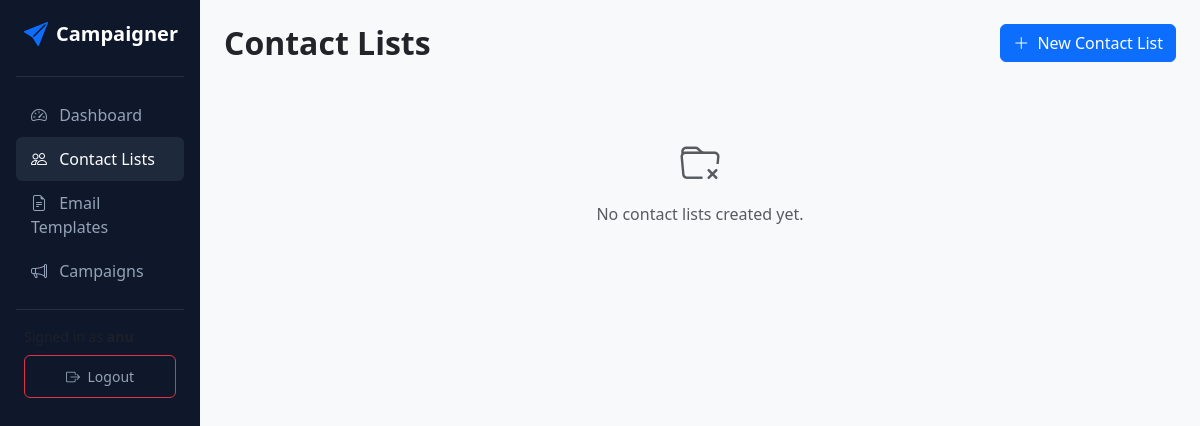
The page /lists/ (signed in) on the database as committed earlier.
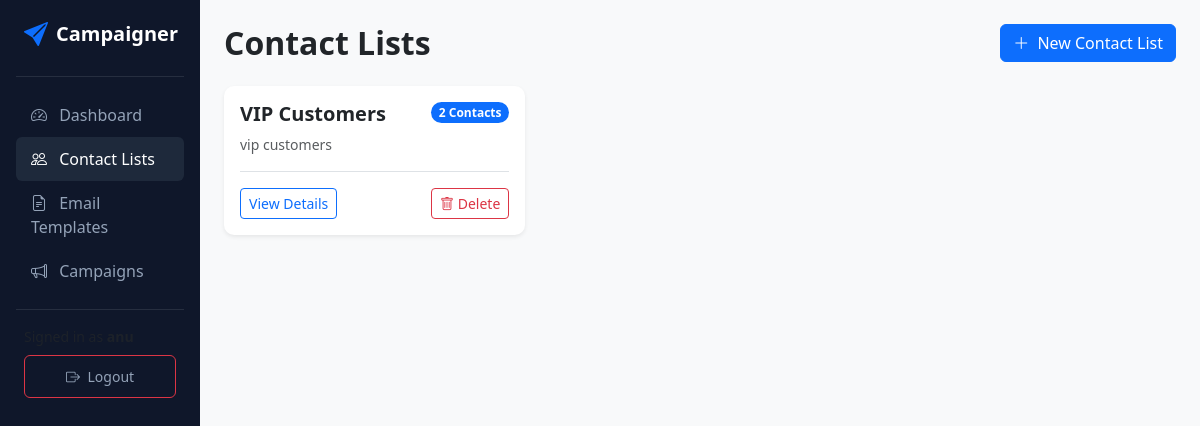
The same page on the database as committed later.
### campaigns/models.py (models this page shows, shortened)
class ContactList(models.Model):
    user = models.ForeignKey(User, on_delete=models.CASCADE, related_name='contact_lists')
    name = models.CharField(max_length=200)
    description = models.TextField(blank=True, null=True)
    created_at = models.DateTimeField(auto_now_add=True)

### campaigns/views.py (the view)
# urls.py: path('lists/', views.contact_lists, name='contact_lists'),
@login_required
def contact_lists(request):
    if request.method == 'POST':
        form = ContactListForm(request.POST)
        if form.is_valid():
            contact_list = form.save(commit=False)
            contact_list.user = request.user
            contact_list.save()
            return redirect('contact_lists')
    else:
        form = ContactListForm()
    lists = ContactList.objects.filter(user=request.user)
    return render(request, 'campaigns/contact_lists.html', {'lists': lists, 'form': form})

### templates/campaigns/contact_lists.html (shortened to what this page needs)
{% extends 'campaigns/base.html' %}
{% block content %}
<div class="d-flex justify-content-between align-items-center mb-4">
    <h2 class="fw-bold mb-0">Contact Lists</h2>
    <button class="btn btn-primary" data-bs-toggle="modal" data-bs-target="#createListModal">
        <i class="bi bi-plus-lg me-1"></i> New Contact List
    </button>
</div>
<div class="row g-4">
    {% for list in lists %}
    <div class="col-md-4">
        <div class="card card-custom p-3 bg-white h-100 d-flex flex-column justify-content-between">
            <div>
                <div class="d-flex justify-content-between align-items-start mb-2">
                    <h5 class="fw-bold text-dark mb-0">{{ list.name }}</h5>
                    <span class="badge bg-primary rounded-pill">{{ list.subscribers.count }} Contacts</span>
                </div>
                <p class="text-muted small mb-3">{{ list.description|default:"No description provided." }}</p>
            </div>
            <div class="pt-3 border-top d-flex justify-content-between align-items-center">
                <a href="{% url 'contact_list_detail' list.pk %}" class="btn btn-outline-primary btn-sm">View Details</a>
                <a href="{% url 'contact_list_delete' list.pk %}" class="btn btn-outline-danger btn-sm"><i class="bi bi-trash"></i> Delete</a>
            </div>
        </div>
    </div>
    {% empty %}
    <div class="col-12 text-center py-5">
        <i class="bi bi-folder-x fs-1 text-muted"></i>
        <p class="text-muted mt-2">No contact lists created yet.</p>
    </div>
    {% endfor %}
</div>
{% endblock %}

Rows that differ between the two databases and show on the page:
added ContactList: name "VIP Customers", subscribers.count "2", description "vip customers"
Other text that changed with them:
text no longer shown: "No contact lists created yet."
